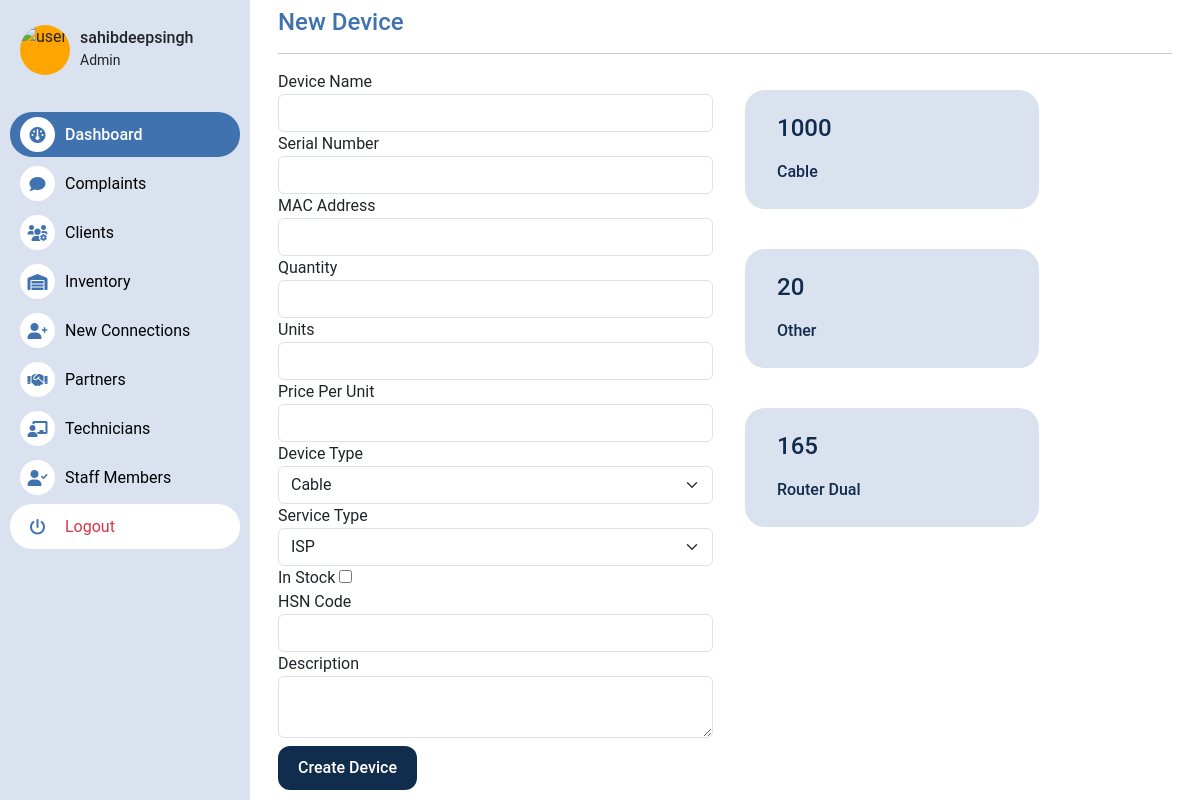
The page /inventory/create-device/ (signed in) on the database its author committed.
### inventory/models.py (models this page shows, shortened)
class DeviceDetail(models.Model):
    added_by = models.ForeignKey(User, on_delete=models.CASCADE)
    name = models.CharField(max_length=255)
    serial_number = models.CharField(max_length=255,null=True,blank=True)
    mac_address = models.CharField(max_length=255,null=True,blank=True)
    quantity = models.IntegerField(default=1)
    date_added = models.DateTimeField(auto_now_add=True)
    units = models.CharField(max_length=255)
    price_per_unit = models.FloatField()
    device_type = models.CharField(max_length=255,choices=device_choices,default='Other')
    in_stock = models.BooleanField(default=True)
    hsn_code = models.CharField(max_length=255,blank=True,null=True)
    image = models.ImageField(upload_to='device_images',blank=True,null=True)
    description = models.TextField(blank=True,null=True)
    provider_type = models.CharField(max_length=255,choices=(('ISP','ISP'),('Camera Connection','Camera Connection')))

### inventory/views.py (the view, shortened to what this page needs)
# urls.py: path("create-device/", create_device, name="create-device"),
@group_required(("Staff","Admin","Partner"))
def create_device(req):
    user = req.user
    try:
        staff = StaffMember.objects.get(user=user)
        partner = staff.partner
    except:
        pass
    try:
        partner = Partner.objects.get(user=user)
    except:
        pass
    device_groups = DeviceDetail.objects.filter(added_by=partner.user).values('device_type').annotate(total_quantity=models.Sum('quantity'))
    providers = ["ISP","Camera Connection"]
    context = {
        "device_groups": device_groups,
        "providers": providers
    }
    return render(req, "inventory/create_device.html",context= context)

### templates/inventory/create_device.html (shortened to what this page needs)
{% extends 'home/base.html' %}
{% block content %}
    <div class="container mt-2">
        <h4 class="mx-3" style="color:#3F72AF;">New Device</h4>
        <hr class="mx-3">
        <div class="container px-3">
            <div class="row">
                <div class="col-md-6">
                    <form action="{% url 'create-device' %}" method="post" enctype="multipart/form-data">
                        <div class="form-group">
                            <label for="name">Device Name</label>
                            <input type="text" class="form-control" id="name" name="name" required>
                        </div>
                        <div class="form-group">
                            <label for="serial_number">Serial Number</label>
                            <input type="text" class="form-control" id="serial_number" name="serial_number" required>
                        </div>
                        <div class="form-group">
                            <label for="mac_address">MAC Address</label>
                            <input type="text" class="form-control" id="mac_address" name="mac_address" >
                        </div>
                        <div class="form-group">
                            <label for="quantity">Quantity</label>
                            <input type="number" class="form-control" id="quantity" name="quantity" >
                        </div>
                        <div class="form-group">
                            <label for="units">Units</label>
                            <input type="text" class="form-control" id="units" name="units" required>
                        </div>
                        <div class="form-group">
                            <label for="price_per_unit">Price Per Unit</label>
                            <input type="number" class="form-control" id="price_per_unit" name="price_per_unit" required>
                        </div>
                        <div class="form-group">
                            <label for="device_type">Device Type</label>
                        <select class="form-select" id="device_type" name="device_type" required>
                            <option value="Cable">Cable</option>
                        </select>
                        </div>
                        <div class="form-group">
                            <label for="provider_type">Service Type</label>
                        <select class="form-select" id="provider_type" name="provider_type" required>
                                 <option value="ISP">ISP</option>
                        </select>
                        </div>
                        <div class="form-group">
                            <label for="in_stock">In Stock</label>
                            <input type="checkbox" id="in_stock" name="in_stock">
                        </div>
                        <div class="form-group">
                            <label for="hsn_code">HSN Code</label>
                            <input type="text" class="form-control" id="hsn_code" name="hsn_code" required>
                        </div>
                        <div class="form-group">
                            <label for="description">Description</label>
                            <textarea class="form-control" id="description" name="description" required></textarea>
                        </div>
                        <div class="form-group mt-2">
                            <button type="submit" class="dark-button">Create Device</button>
                        </div>
                    </form>
                </div>
                <div class="col-md-6">
                    <div class="row w-75">
                        {% for device in device_groups %}
                        <div class="row stats">
                            <p>{{ device.total_quantity }} </p>
                            <h6>{{device.device_type}}</h6>
                        </div>
                        {% endfor %}
                    </div>
                </div>
            </div>
        </div>
    </div>
{% endblock content %}

### templates/home/sidebar.html
<div class="sidebar">
    <div class="login-user">
        <img src="https://cdn.britannica.com/42/233842-050-E64243D7/Pomeranian-dog.jpg" class="user-image" alt="user">
        <div>
            <h5 class="h6 m-0 p-0">{{request.user.username}}</h6>
            <small class="m-0">
                {% if request.user.is_superuser %}
                Admin
                {% else %}
                {% for group in request.user.groups.all %}
                    {{group}}
                {% endfor %}
                {% endif %}
            </small>
        </div>
    </div>
    <ul>
        <a href="{% url 'dashboard' %}"><li class="active"><div class="icon"><i class="fa fa-dashboard" aria-hidden="true"></i></div>Dashboard</li></a>
        <a href="{% url 'complaints_dash' %}"><li> <div class="icon"><i class="fa-solid fa-comment"></i></div> Complaints</li></a>
        <a href="{% url 'clients' %}"><li><div class="icon"><i class="fa-solid fa-users-gear"></i></div>Clients</li></a>
        <a href="{% url 'inventory_dash' %}"><li><div class="icon"><i class="fa-solid fa-warehouse"></i></div>Inventory</li></a>
        <a href="{% url 'new-conn-dash' %}"><li><div class="icon"><i class="fa-solid fa-user-plus"></i></div>New Connections</li></a>
        {% if  request.user.groups.all.0 == "Staff"  %}
        {% else %}
            <a href=""><li><div class="icon"><i class="fa-solid fa-handshake"></i></div>Partners</li></a>
        {% endif %}
            <a href="{% url 'tech-dash' %}"><li><div class="icon"><i class="fa-solid fa-chalkboard-user"></i></div>Technicians</li></a>
        {% if  request.user.groups.all.0 == "Staff"  %}
        {% else %}
            <a href=""><li><div class="icon"><i class="fa-solid fa-user-check"></i></div>Staff Members</li></a>
        {% endif %}
        <a href="{% url 'logout' %}"><li class="bg-white text-danger"><div class="icon"><i class="fa-solid fa-power-off"></i></div>Logout</li></a>
    </ul>
</div>

### media/sidebar.css (style rules this page uses)
.sidebar { position: fixed; top: 0; left: 0; width: 250px; height: 100%; background: #DBE2EF; z-index: 100; transition: 0.5s; }
.sidebar > .login-user { margin-top: 20px; height: 60px; display: flex; align-items: center; margin-left: 20px; }
.user-image { width: 50px; height: 50px; border-radius: 50%; margin-right: 10px; background-color: orange; object-fit: cover; }
.sidebar ul { margin-top: 20px; padding: 10px; display: flex; flex-direction: column; font-weight: 400; }
.sidebar ul li { list-style: none; margin: 2px 0; color: black; height: 45px; display: flex; align-items: center; padding: 0px 10px; border-radius: 22px; transition: ease-in-out 0.1s; }
.icon { width: 35px; height: 35px; border-radius: 50%; background-color: #fff; margin-right: 10px; display: flex; justify-content: center; align-items: center; color: #3F72AF; }
.active { background-color: #3F72AF; color: white !important; font-weight: 500; }
a { text-decoration: none; color: inherit; }

### media/main.css (style rules this page uses)
body { background-color: #fff; font-family: 'Roboto', sans-serif; margin: 0; padding: 0; }
.dark-button { background-color: #112D4E; color: white; border: none; padding: 10px 20px; border-radius: 12px; cursor: pointer; font-weight: 500; }
.stats { width: 90%; margin: 20px; padding: 20px; background-color: #DBE2EF; border-radius: 20px; color: #112D4E; }
.stats > p { font-size: 24px; font-weight: 500; color: #112D4E; }

### rows shown on the page
DeviceDetail: total_quantity "1000", device_type "Cable"
DeviceDetail: total_quantity "20", device_type "Other"

### other values the page prints
{{ request.user.username }} "sahibdeepsingh"
{{ device.total_quantity }} "165"
{{ device.device_type }} "Router Dual"
